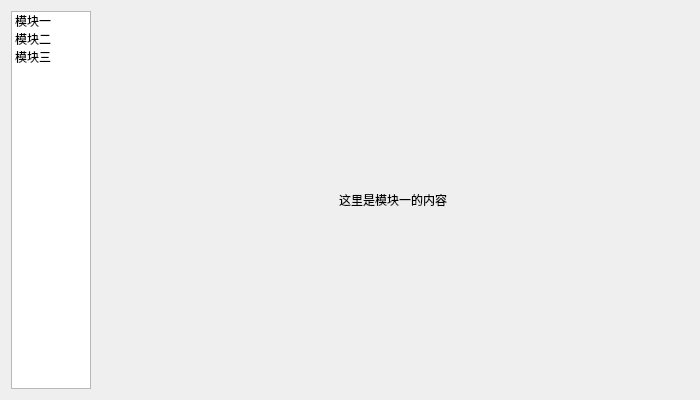
<?xml version="1.0" encoding="UTF-8"?>
<ui version="4.0">
 <class>Widget</class>
 <widget class="QWidget" name="Widget">
  <property name="geometry">
   <rect>
    <x>0</x>
    <y>0</y>
    <width>700</width>
    <height>400</height>
   </rect>
  </property>
  <property name="font">
   <font>
    <family>黑体</family>
    <pointsize>10</pointsize>
   </font>
  </property>
  <property name="windowTitle">
   <string>主界面</string>
  </property>
  <layout class="QHBoxLayout" name="horizontalLayout">
   <item>
    <widget class="QListWidget" name="navigationList">
     <property name="maximumSize">
      <size>
       <width>80</width>
       <height>16777215</height>
      </size>
     </property>
     <property name="font">
      <font>
       <family>微软雅黑</family>
       <pointsize>9</pointsize>
       <italic>false</italic>
       <bold>false</bold>
       <underline>false</underline>
       <stylestrategy>PreferDefault</stylestrategy>
       <kerning>true</kerning>
       <hintingpreference>PreferDefaultHinting</hintingpreference>
      </font>
     </property>
     <item>
      <property name="text">
       <string>模块一</string>
      </property>
     </item>
     <item>
      <property name="text">
       <string>模块二</string>
      </property>
     </item>
     <item>
      <property name="text">
       <string>模块三</string>
      </property>
     </item>
    </widget>
   </item>
   <item>
    <widget class="QStackedWidget" name="stackedWidget">
     <property name="font">
      <font>
       <family>微软雅黑</family>
       <pointsize>9</pointsize>
      </font>
     </property>
     <property name="currentIndex">
      <number>0</number>
     </property>
     <widget class="QWidget" name="page_1">
      <layout class="QVBoxLayout" name="verticalLayout">
       <item>
        <widget class="QLabel" name="label_1">
         <property name="enabled">
          <bool>true</bool>
         </property>
         <property name="font">
          <font>
           <family>微软雅黑</family>
           <pointsize>9</pointsize>
           <bold>false</bold>
          </font>
         </property>
         <property name="text">
          <string>这里是模块一的内容</string>
         </property>
         <property name="alignment">
          <set>Qt::AlignmentFlag::AlignCenter</set>
         </property>
        </widget>
       </item>
      </layout>
     </widget>
     <widget class="QWidget" name="page_2">
      <layout class="QVBoxLayout" name="verticalLayout_2">
       <item>
        <widget class="QLabel" name="label_2">
         <property name="font">
          <font>
           <family>微软雅黑</family>
           <pointsize>9</pointsize>
          </font>
         </property>
         <property name="text">
          <string>这里是模块二的内容</string>
         </property>
         <property name="alignment">
          <set>Qt::AlignmentFlag::AlignCenter</set>
         </property>
        </widget>
       </item>
      </layout>
     </widget>
     <widget class="QWidget" name="page_3">
      <layout class="QVBoxLayout" name="verticalLayout_3">
       <item>
        <widget class="QLabel" name="label_3">
         <property name="font">
          <font>
           <family>微软雅黑</family>
           <pointsize>9</pointsize>
          </font>
         </property>
         <property name="text">
          <string>这里是模块三的内容</string>
         </property>
         <property name="alignment">
          <set>Qt::AlignmentFlag::AlignCenter</set>
         </property>
        </widget>
       </item>
      </layout>
     </widget>
    </widget>
   </item>
  </layout>
 </widget>
 <resources/>
 <connections>
  <connection>
   <sender>navigationList</sender>
   <signal>currentRowChanged(int)</signal>
   <receiver>stackedWidget</receiver>
   <slot>setCurrentIndex(int)</slot>
   <hints>
    <hint type="sourcelabel">
     <x>75</x>
     <y>299</y>
    </hint>
    <hint type="destinationlabel">
     <x>474</x>
     <y>299</y>
    </hint>
   </hints>
  </connection>
 </connections>
</ui>
